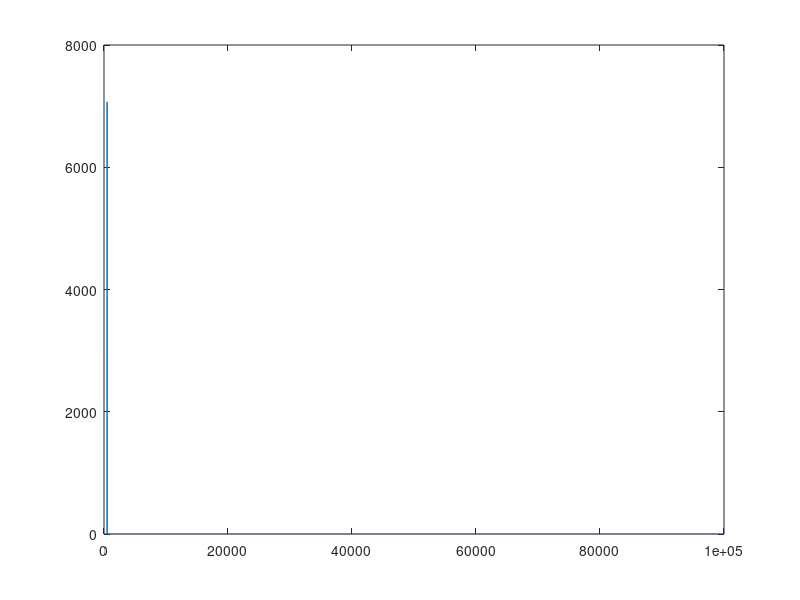

Write the MATLAB code that produced this figure. (Note: this script raises an error after producing the figure.)
close all;
load('x.mat');
res = 50;
pindBm = -10; %dBm
pin = 10.^((pindBm-30)/10); % dBm2Watts
x = x./max(x)*sqrt(pin*res);
RMSin = 10*log10(mean(abs(x).^2/res)) + 30;
figure; plot(abs(fft(x)));
PAPR = 20*log10(max(abs(x))*sqrt(length(x))/norm(x));
[y, RMSout, Idc, Vdc] = RFWebLab_PA_meas_v1_2(x, RMSin);